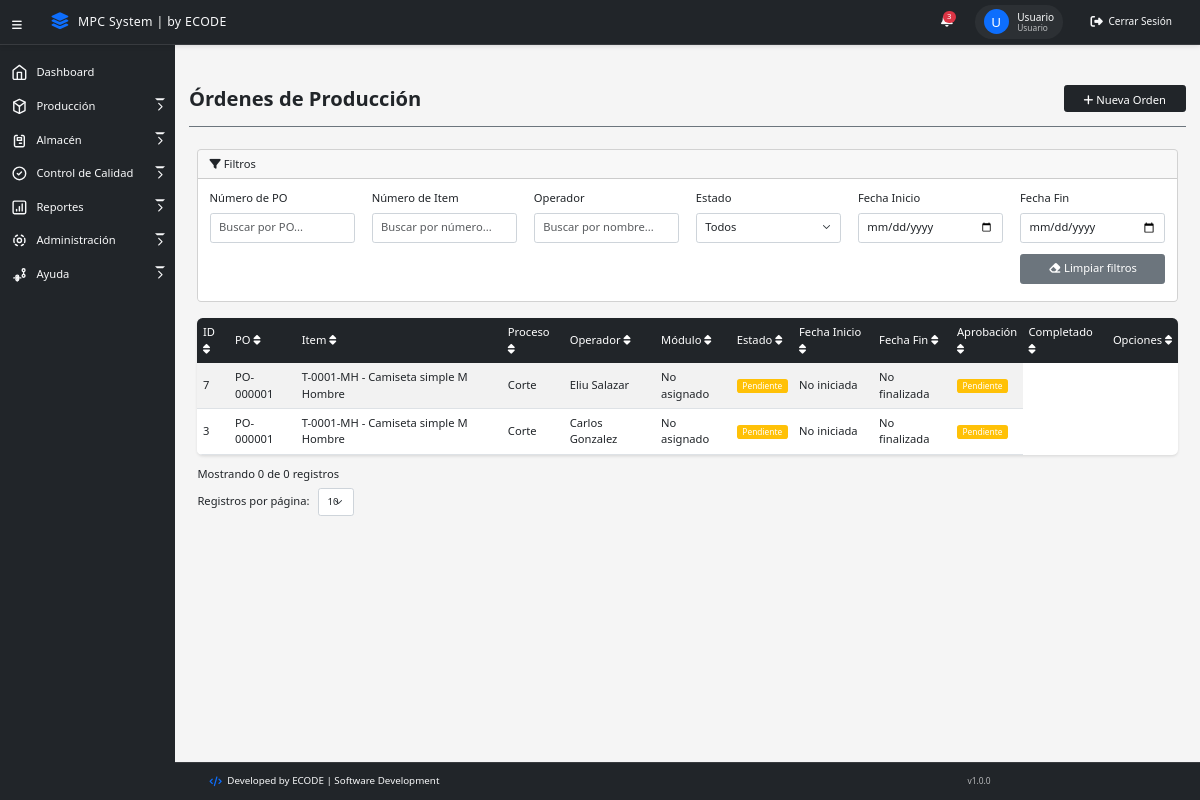
/views/ordenes_produccion.php (signed in), run on the app's committed database.
### tables this page shows
CREATE TABLE `ordenes_produccion` (
  `id` int(11) NOT NULL,
  `op_id_pd` int(11) NOT NULL,
  `op_operador_asignado` int(11) NOT NULL,
  `op_id_proceso` int(11) NOT NULL,
  `op_usuario_aprobacion` int(4) DEFAULT NULL,
  `op_fecha_aprobacion` date DEFAULT NULL,
  `op_estado_aprobacion` enum('Aprobado','Pendiente','Rechazado','') DEFAULT 'Pendiente',
  `op_fecha_creacion` timestamp NOT NULL DEFAULT current_timestamp(),
  `op_fecha_modificacion` timestamp NOT NULL DEFAULT current_timestamp() ON UPDATE current_timestamp(),
  `op_fecha_inicio` date DEFAULT NULL,
  `op_fecha_fin` date DEFAULT NULL,
  `op_estado` enum('Pendiente','En proceso','Completado') DEFAULT 'Pendiente',
  `op_cantidad_asignada` int(11) NOT NULL,
  `op_cantidad_completada` int(11) DEFAULT 0,
  `op_comentario` text DEFAULT NULL,
  `op_motivo_rechazo` text DEFAULT NULL,
  `op_modulo_id` int(11) DEFAULT NULL
);

CREATE TABLE `po` (
  `id` int(11) NOT NULL,
  `po_numero` varchar(50) NOT NULL,
  `po_fecha_creacion` date NOT NULL,
  `po_fecha_inicio_produccion` date DEFAULT NULL,
  `po_fecha_fin_produccion` date DEFAULT NULL,
  `po_fecha_envio_programada` date DEFAULT NULL,
  `po_estado` enum('Pendiente','En proceso','Completada','Cancelada') DEFAULT 'Pendiente',
  `po_id_cliente` int(11) NOT NULL,
  `po_id_usuario_creacion` int(11) NOT NULL,
  `po_tipo_envio` enum('Tipo 1','Tipo 2','Tipo 3') DEFAULT 'Tipo 1',
  `po_comentario` text DEFAULT NULL,
  `po_notas` text DEFAULT NULL,
  `po_fecha_modificacion` timestamp NOT NULL DEFAULT current_timestamp() ON UPDATE current_timestamp()
);

CREATE TABLE `items` (
  `id` int(11) NOT NULL,
  `item_numero` varchar(50) NOT NULL,
  `item_nombre` varchar(100) NOT NULL,
  `item_descripcion` text DEFAULT NULL,
  `item_talla` varchar(10) DEFAULT NULL,
  `item_img` text DEFAULT NULL,
  `item_dir_specs` varchar(255) DEFAULT NULL
);

CREATE TABLE `procesos_produccion` (
  `id` int(11) NOT NULL,
  `pp_nombre` varchar(100) NOT NULL,
  `pp_descripcion` text DEFAULT NULL,
  `pp_costo` decimal(10,2) DEFAULT NULL
);

CREATE TABLE `usuarios` (
  `id` int(11) NOT NULL,
  `usuario_alias` varchar(25) NOT NULL,
  `usuario_nombre` varchar(25) NOT NULL,
  `usuario_apellido` varchar(25) NOT NULL,
  `usuario_password` varchar(255) NOT NULL,
  `usuario_rol_id` int(11) NOT NULL,
  `usuario_departamento` varchar(25) DEFAULT NULL,
  `estado` enum('Activo','Inactivo') DEFAULT 'Activo',
  `usuario_creacion` timestamp NOT NULL DEFAULT current_timestamp(),
  `usuario_modificacion` timestamp NOT NULL DEFAULT current_timestamp() ON UPDATE current_timestamp(),
  `usuario_modulo_id` int(11) DEFAULT NULL
);

### controllers/OrdenProduccionController.php (called while the page is built, shortened)
<?php
require_once __DIR__ . '/../models/OrdenProduccion.php';
require_once __DIR__ . '/../config/Database.php';
class OrdenProduccionController {
    private $ordenProduccion;
    public function __construct() {
        $database = new Database();
        $this->db = $database->getConnection();
        $this->ordenProduccion = new OrdenProduccion($this->db);
    }
    public function searchOrdenes($filters) {
        try {
            return $this->ordenProduccion->searchOrdenes($filters);
        } catch (Exception $e) {
            error_log("Error al buscar órdenes: " . $e->getMessage());
            return null;
        }
    }
}

### config/database.php (called while the page is built, shortened)
<?php
class Database {
    private $host = "localhost";
    private $database_name = "minlex_elsalvador";
    private $username = "root";
    private $password = "";
    private $port = 3306;
    public function getConnection() {
        $this->conn = null;
        try {
            try {
                $this->conn = new PDO(
                    "mysql:unix_socket=/opt/lampp/var/mysql/mysql.sock;dbname=" . $this->database_name,
                    $this->username,
                    $this->password
                );
            } catch (PDOException $e) {
                $this->conn = new PDO(
                    "mysql:host=" . $this->host . ";port=" . $this->port . ";dbname=" . $this->database_name,
                    $this->username,
                    $this->password
                );
            }
            $this->conn->setAttribute(PDO::ATTR_ERRMODE, PDO::ERRMODE_EXCEPTION);
            $this->conn->setAttribute(PDO::ATTR_DEFAULT_FETCH_MODE, PDO::FETCH_ASSOC);
            $this->conn->exec("SET NAMES utf8");
            return $this->conn;
        } catch (PDOException $exception) {
            error_log("Error de conexión a la base de datos: " . $exception->getMessage());
            throw new Exception("Error de conexión a la base de datos. Por favor verifica que XAMPP esté corriendo.");
        }
    }
}
?>

### models/OrdenProduccion.php (called while the page is built, shortened)
<?php
require_once __DIR__ . '/../config/Database.php';
class OrdenProduccion {
    private $conn;
    private $table_name = "ordenes_produccion";
    public function __construct($db) {
        $this->conn = $db;
        $this->conn->setAttribute(PDO::ATTR_ERRMODE, PDO::ERRMODE_EXCEPTION);
    }
    public function searchOrdenes($filters = []) {
        try {
            $query = "SELECT op.*,
                    u.usuario_nombre, u.usuario_apellido,
                    pp.pp_nombre,
                    pd.pd_item,
                    i.item_numero, i.item_nombre,
                    p.po_numero,
                    m.modulo_codigo,
                    DATE_FORMAT(op.op_fecha_modificacion, '%Y-%m-%d %H:%i:%s') as op_fecha_modificacion_formatted
                    FROM " . $this->table_name . " op
                    LEFT JOIN usuarios u ON op.op_operador_asignado = u.id
                    LEFT JOIN procesos_produccion pp ON op.op_id_proceso = pp.id
                    LEFT JOIN po_detalle pd ON op.op_id_pd = pd.id
                    LEFT JOIN items i ON pd.pd_item = i.id
                    LEFT JOIN po p ON pd.pd_id_po = p.id
                    LEFT JOIN modulos m ON op.op_modulo_id = m.id
                    WHERE 1=1";
            $params = [];
            $query .= " ORDER BY op.id DESC";
            $stmt = $this->conn->prepare($query);
            $stmt->execute();
            return $stmt->fetchAll(PDO::FETCH_ASSOC);
        } catch (PDOException $e) {
            error_log("Error en OrdenProduccion::searchOrdenes: " . $e->getMessage());
            throw new Exception("Error al buscar órdenes de producción", 0, $e);
        }
    }
}

### views/ordenes_produccion.php (the view, shortened to what this page needs)
<?php
require_once '../controllers/OrdenProduccionController.php';
$ordenProduccionController = new OrdenProduccionController();
$itemNumero = isset($_GET['item_numero']) ? $_GET['item_numero'] : '';
$operador = isset($_GET['operador']) ? $_GET['operador'] : '';
$estado = isset($_GET['estado']) ? $_GET['estado'] : '';
$fechaInicio = isset($_GET['fecha_inicio']) ? $_GET['fecha_inicio'] : '';
$fechaFin = isset($_GET['fecha_fin']) ? $_GET['fecha_fin'] : '';
$poNumero = isset($_GET['po_numero']) ? $_GET['po_numero'] : '';
$pageTitle = "Órdenes de Producción";
?>
<!DOCTYPE html>
<html lang="es">
<head>
    <link href="https://cdn.jsdelivr.net/npm/bootstrap@5.3.0/dist/css/bootstrap.min.css" rel="stylesheet">
    <link rel="stylesheet" href="https://cdnjs.cloudflare.com/ajax/libs/font-awesome/6.5.1/css/all.min.css">
    <link href="https://cdn.jsdelivr.net/npm/select2@4.1.0-rc.0/dist/css/select2.min.css" rel="stylesheet" />
    <link href="https://cdn.jsdelivr.net/npm/select2-bootstrap-5-theme@1.3.0/dist/select2-bootstrap-5-theme.min.css" rel="stylesheet" />
    <link rel="stylesheet" href="../css/style_main.css">
</head>
<body>
    <?php include '../components/menu_lateral.php'; ?>
    <main>
        <div class="titulo-vista">
            <h1><strong><?php echo $pageTitle; ?></strong></h1>
            <button type="button" class="btn btn-dark" data-bs-toggle="modal" data-bs-target="#ordenModal">
                <i class="fas fa-plus"></i> Nueva Orden
            </button>
        </div>
        <div class="container-fluid">
            <div class="card mb-4">
                <div class="card-header">
                    <i class="fas fa-filter"></i> Filtros
                </div>
                <div class="card-body">
                    <div class="row">
                        <div class="col-md-2 mb-2">
                            <label for="po_numero" class="form-label">Número de PO</label>
                            <input type="text" class="form-control filtro" id="po_numero" name="po_numero" value="<?php echo htmlspecialchars($poNumero); ?>" placeholder="Buscar por PO...">
                        </div>
                        <div class="col-md-2 mb-2">
                            <label for="item_numero" class="form-label">Número de Item</label>
                            <input type="text" class="form-control filtro" id="item_numero" name="item_numero" value="<?php echo htmlspecialchars($itemNumero); ?>" placeholder="Buscar por número...">
                        </div>
                        <div class="col-md-2 mb-2">
                            <label for="operador" class="form-label">Operador</label>
                            <input type="text" class="form-control filtro" id="operador" name="operador" value="<?php echo htmlspecialchars($operador); ?>" placeholder="Buscar por nombre...">
                        </div>
                        <div class="col-md-2 mb-2">
                            <label for="estado" class="form-label">Estado</label>
                            <select class="form-select filtro" id="estado" name="estado">
                                <option value="">Todos</option>
                            </select>
                        </div>
                        <div class="col-md-2 mb-2">
                            <label for="fecha_inicio" class="form-label">Fecha Inicio</label>
                            <input type="date" class="form-control filtro" id="fecha_inicio" name="fecha_inicio" value="<?php echo htmlspecialchars($fechaInicio); ?>">
                        </div>
                        <div class="col-md-2 mb-2">
                            <label for="fecha_fin" class="form-label">Fecha Fin</label>
                            <input type="date" class="form-control filtro" id="fecha_fin" name="fecha_fin" value="<?php echo htmlspecialchars($fechaFin); ?>">
                        </div>
                    </div>
                    <div class="row mt-2">
                        <div class="col-md-10 mb-2">
                        </div>
                        <div class="col-md-2 mb-2 d-flex align-items-end">
                            <button class="btn btn-secondary w-100" id="limpiar-filtros">
                                <i class="fas fa-eraser"></i> Limpiar filtros
                            </button>
                        </div>
                    </div>
                </div>
            </div>
            <div class="table-responsive">
                <table class="table table-striped table-hover" id="tabla-ordenes">
                    <thead>
                        <tr>
                            <th class="sortable" data-column="id">ID <i class="fas fa-sort"></i></th>
                            <th class="sortable" data-column="po_numero">PO <i class="fas fa-sort"></i></th>
                            <th class="sortable" data-column="item">Item <i class="fas fa-sort"></i></th>
                            <th class="sortable" data-column="proceso">Proceso <i class="fas fa-sort"></i></th>
                            <th class="sortable" data-column="operador">Operador <i class="fas fa-sort"></i></th>
                            <th class="sortable" data-column="modulo">Módulo <i class="fas fa-sort"></i></th>
                            <th class="sortable" data-column="estado">Estado <i class="fas fa-sort"></i></th>
                            <th class="sortable" data-column="fecha_inicio">Fecha Inicio <i class="fas fa-sort"></i></th>
                            <th class="sortable" data-column="fecha_fin">Fecha Fin <i class="fas fa-sort"></i></th>
                            <th class="sortable" data-column="aprobacion">Aprobación <i class="fas fa-sort"></i></th>
                            <th class="sortable" data-column="completado">Completado <i class="fas fa-sort"></i></th>
                            <th class="sortable" data-column="opciones">Opciones <i class="fas fa-sort"></i></th>
                        </tr>
                    </thead>
                    <tbody>
                        <?php
                        $filters = [
                            'po_numero' => $poNumero,
                            'item_numero' => $itemNumero,
                            'operador' => $operador,
                            'estado' => $estado,
                            'fecha_inicio' => $fechaInicio,
                            'fecha_fin' => $fechaFin
                        ];
                        $ordenes = $ordenProduccionController->searchOrdenes($filters);
                        if (empty($ordenes)) {
                            echo '<tr><td colspan="13" class="text-center">No se encontraron órdenes de producción</td></tr>';
                        } else {
                            foreach ($ordenes as $orden) {
                                echo '<tr>';
                                echo '<td>' . htmlspecialchars($orden['id']) . '</td>';
                                echo '<td>' . htmlspecialchars($orden['po_numero'] ?? 'No asignado') . '</td>';
                                echo '<td>' . htmlspecialchars($orden['item_numero'] . ' - ' . $orden['item_nombre']) . '</td>';
                                echo '<td>' . htmlspecialchars($orden['pp_nombre']) . '</td>';
                                echo '<td>' . htmlspecialchars($orden['usuario_nombre'] . ' ' . $orden['usuario_apellido']) . '</td>';
                                echo '<td>' . htmlspecialchars($orden['modulo_codigo'] ?? 'No asignado') . '</td>';
                                $estadoClass = '';
                                switch ($orden['op_estado']) {
                                    case 'Pendiente':
                                        $estadoClass = 'bg-warning';
                                        break;
                                }
                                echo '<td><span class="badge ' . $estadoClass . '">' . htmlspecialchars($orden['op_estado']) . '</span></td>';
                                echo '<td>' . ($orden['op_fecha_inicio'] ? htmlspecialchars(date('d/m/Y', strtotime($orden['op_fecha_inicio']))) : 'No iniciada') . '</td>';
                                echo '<td>' . ($orden['op_fecha_fin'] ? htmlspecialchars(date('d/m/Y', strtotime($orden['op_fecha_fin']))) : 'No finalizada') . '</td>';
                                $aprobacionClass = '';
                                switch ($orden['op_estado_aprobacion']) {
                                    case 'Pendiente':
                                        $aprobacionClass = 'bg-warning';
                                        break;
                                }
                                echo '<td><span class="badge ' . $aprobacionClass . '">' . htmlspecialchars($orden['op_estado_aprobacion']) . '</span></td>';
                                echo '</tr>';
                            }
                        }
                        ?>
                    </tbody>
                </table>
            </div>
            <div class="row mt-3">
                <div class="col-md-6">
                    <div class="registros-info">
                        Mostrando <span id="registros-mostrados">0</span> de <span id="registros-totales">0</span> registros
                    </div>
                </div>
                <div class="col-md-6">
                </div>
                <div class="col-md-6 mt-2">
                    <div class="form-group">
                        <label for="registros-por-pagina" class="form-label">Registros por página:</label>
                        <select class="form-select form-select-sm w-auto d-inline-block ms-2" id="registros-por-pagina">
                            <option value="10">10</option>
                        </select>
                    </div>
                </div>
            </div>
        </div>
    </main>
    <?php include '../components/footer.php'; ?>
</body>
</html>

### data on the page
ordenes_produccion: id "7", po.po_numero "PO-000001", items.item_numero+item_nombre "T-0001-MH - Camiseta simple M Hombre", op_id_proceso.pp_nombre "Corte", op_operador_asignado.usuario_apellido "Eliu Salazar", modulo_codigo "No asignado", op_estado "Pendiente", shows "No iniciada", shows "No finalizada", op_estado_aprobacion "Pendiente"
ordenes_produccion: id "3", po.po_numero "PO-000001", items.item_numero+item_nombre "T-0001-MH - Camiseta simple M Hombre", op_id_proceso.pp_nombre "Corte", op_operador_asignado.usuario_apellido "Carlos Gonzalez", modulo_codigo "No asignado", op_estado "Pendiente", shows "No iniciada", shows "No finalizada", op_estado_aprobacion "Pendiente"

### other printed values
$inicial "U"
$nombreCompleto "Usuario"
$rol "Usuario"
$pageTitle "Órdenes de Producción"
